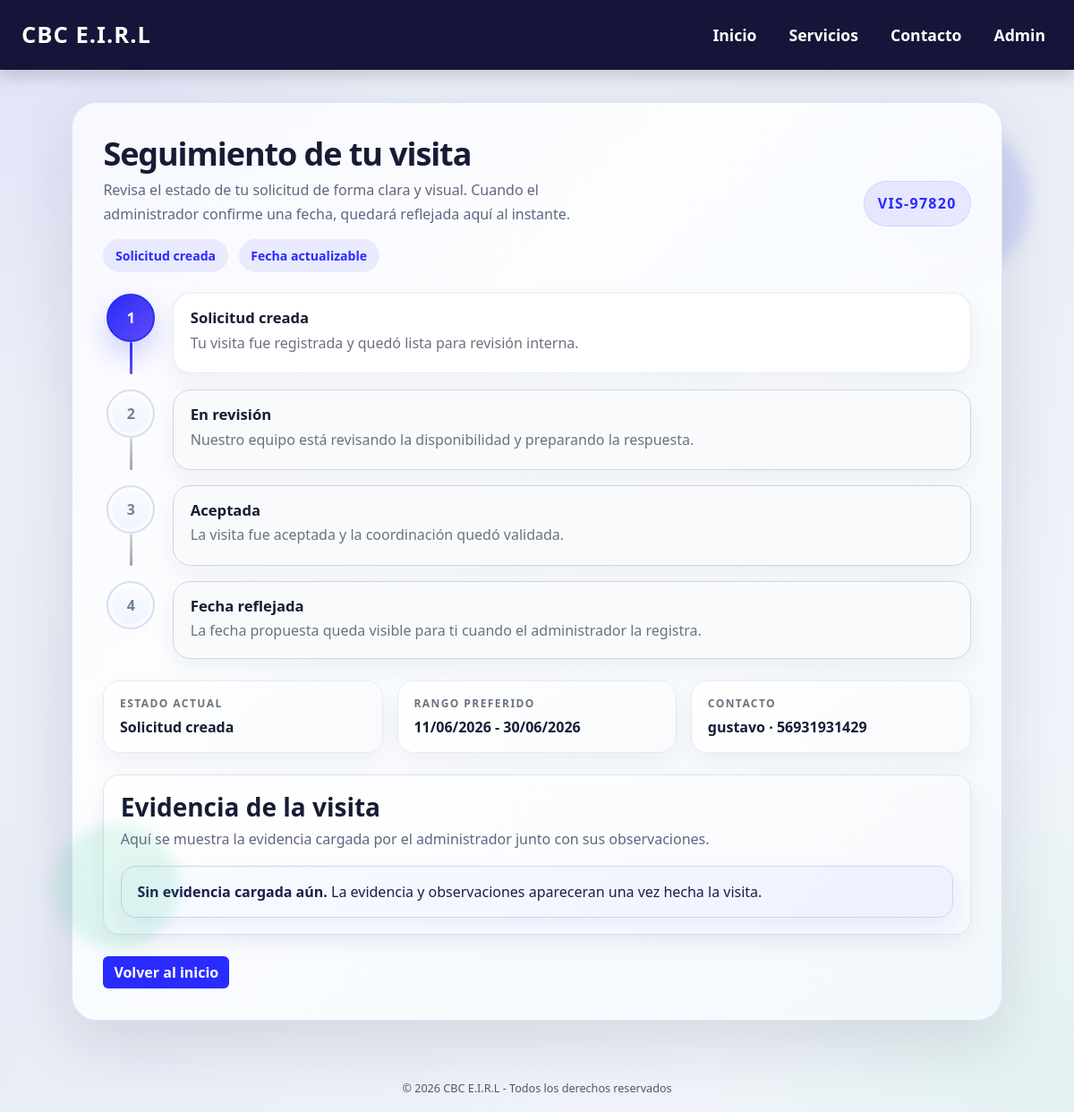
/visita/VIS-97820/, run on the app's committed database.
### core/models.py (models this page shows, shortened)
class Visita(models.Model):
    ESTADOS_VISITA = [
        ('pendiente', 'Solicitud creada'),
        ('propuesta', 'En revisión'),
        ('confirmada', 'Aceptada'),
        ('rechazada', 'Solicitud rechazada'),
    ]
    codigo = models.CharField(max_length=30, unique=True, blank=True)
    nombre = models.CharField(max_length=120)
    rut = models.CharField(max_length=12)
    email = models.EmailField()
    telefono = models.CharField(max_length=12)
    fecha_inicio_preferido = models.DateField()
    fecha_fin_preferido = models.DateField()
    fecha_inicio_propuesta = models.DateField(blank=True, null=True)
    fecha_fin_propuesta = models.DateField(blank=True, null=True)
    estado = models.CharField(max_length=20, choices=ESTADOS_VISITA, default='pendiente')
    evidencia = models.ImageField(upload_to='visitas/evidencias/', blank=True, null=True)
    evidencia_observaciones = models.TextField(blank=True, null=True)
    observaciones = models.TextField(blank=True, null=True)
    creado = models.DateTimeField(auto_now_add=True)
    @property
    def estado_publico(self):
        return {
            'pendiente': 'Solicitud creada',
            'propuesta': 'En revisión',
            'confirmada': 'Aceptada',
            'rechazada': 'Solicitud rechazada',
        }.get(self.estado, 'Solicitud creada')
    @property
    def paso_estado(self):
        return {
            'pendiente': 1,
            'propuesta': 2,
            'confirmada': 3,
            'rechazada': 0,
        }.get(self.estado, 1)
    @property
    def fecha_reflejada(self):
        return bool(self.fecha_inicio_propuesta and self.fecha_fin_propuesta)

### core/views.py (the view)
# urls.py: path('visita/<str:codigo>/', views.visita_estado, name='visita_estado'),
def visita_estado(request, codigo):
    visita = get_object_or_404(Visita, codigo=codigo)
    return render(request, 'visita_estado.html', {'visita': visita})

### templates/visita_estado.html (shortened to what this page needs)
{% extends "base.html" %}
{% block content %}
<div class="visita-wrap">
  <div class="visita-card">
    <div class="visita-header">
      <div>
        <h1 class="visita-title">Seguimiento de tu visita</h1>
        <p class="visita-subtitle">Revisa el estado de tu solicitud de forma clara y visual. Cuando el administrador confirme una fecha, quedará reflejada aquí al instante.</p>
        <div class="visita-summary">
          <span class="visita-badge">Solicitud creada</span>
          <span class="visita-badge {% if visita.fecha_reflejada %}is-green{% endif %}">Fecha actualizable</span>
        </div>
      </div>
      <div class="visita-code">{{ visita.codigo }}</div>
    </div>
    <div class="visita-flow">
      <div class="visita-step" data-step-reveal>
        <div class="visita-rail">
          <div class="visita-circle">1</div>
          <div class="visita-line"></div>
        </div>
        <div class="visita-box">
          <h3 class="visita-step-title">Solicitud creada</h3>
          <p class="visita-step-text">Tu visita fue registrada y quedó lista para revisión interna.</p>
        </div>
      </div>
      <div class="visita-step" data-step-reveal>
        <div class="visita-rail">
          <div class="visita-circle">2</div>
          <div class="visita-line"></div>
        </div>
        <div class="visita-box">
          <h3 class="visita-step-title">En revisión</h3>
          <p class="visita-step-text">Nuestro equipo está revisando la disponibilidad y preparando la respuesta.</p>
        </div>
      </div>
      <div class="visita-step" data-step-reveal>
        <div class="visita-rail">
          <div class="visita-circle">3</div>
          <div class="visita-line"></div>
        </div>
        <div class="visita-box">
          <h3 class="visita-step-title">Aceptada</h3>
          <p class="visita-step-text">La visita fue aceptada y la coordinación quedó validada.</p>
        </div>
      </div>
      <div class="visita-step {% if visita.fecha_reflejada %}final{% endif %}" data-step-reveal>
        <div class="visita-rail">
          <div class="visita-circle">4</div>
        </div>
        <div class="visita-box">
          <h3 class="visita-step-title">Fecha reflejada</h3>
          <p class="visita-step-text">La fecha propuesta queda visible para ti cuando el administrador la registra.</p>
        </div>
      </div>
    </div>
    <div class="visita-meta">
      <div class="visita-meta-item">
        <span class="visita-meta-label">Estado actual</span>
        <div class="visita-meta-value">{{ visita.estado_publico }}</div>
      </div>
      <div class="visita-meta-item">
        <span class="visita-meta-label">Rango preferido</span>
        <div class="visita-meta-value">{{ visita.fecha_inicio_preferido|date:"d/m/Y" }} - {{ visita.fecha_fin_preferido|date:"d/m/Y" }}</div>
      </div>
      <div class="visita-meta-item">
        <span class="visita-meta-label">Contacto</span>
        <div class="visita-meta-value">{{ visita.nombre }} · {{ visita.telefono }}</div>
      </div>
    </div>
    <div class="visita-evidence-card">
      <h3 class="visita-evidence-title">Evidencia de la visita</h3>
      <p class="visita-evidence-text">Aquí se muestra la evidencia cargada por el administrador junto con sus observaciones.</p>
      {% if visita.evidencia %}
        <div class="visita-evidence-preview">
          <img src="{{ visita.evidencia.url }}" alt="Evidencia de la visita {{ visita.codigo }}">
          <a href="{{ visita.evidencia.url }}" target="_blank" class="visita-evidence-link">Abrir evidencia</a>
        </div>
      {% elif not visita.evidencia_observaciones and not visita.observaciones %}
        <div class="visita-alert" style="margin-top: 0.75rem; background: linear-gradient(135deg, #f8fbff 0%, #eef2ff 100%); border-color: #cfd8ea; color: #1a1f4b; box-shadow: 0 10px 26px rgba(42, 42, 255, 0.08);">
          <strong>Sin evidencia cargada aún.</strong> La evidencia y observaciones apareceran una vez hecha la visita.
        </div>
      {% endif %}
    </div>
    <div class="mt-4 d-flex gap-2 flex-wrap">
      <a href="{% url 'inicio' %}" class="btn btn-primary">Volver al inicio</a>
    </div>
  </div>
</div>
{% endblock %}

### static/css/styles.css (style rules this page uses)
body { margin: 0; background-color: #e6e6e6; font-family: 'Segoe UI', Tahoma, Geneva, Verdana, sans-serif; }
h2, h1 { font-weight: 700; color: #333; }
.btn-primary { background-color: #2a2aff; border: none; font-weight: 600; }

### data on the page
Visita: codigo "VIS-97820", estado_publico "Solicitud creada", fecha_inicio_preferido "11/06/2026", fecha_fin_preferido "30/06/2026", nombre "gustavo", telefono "56931931429"
